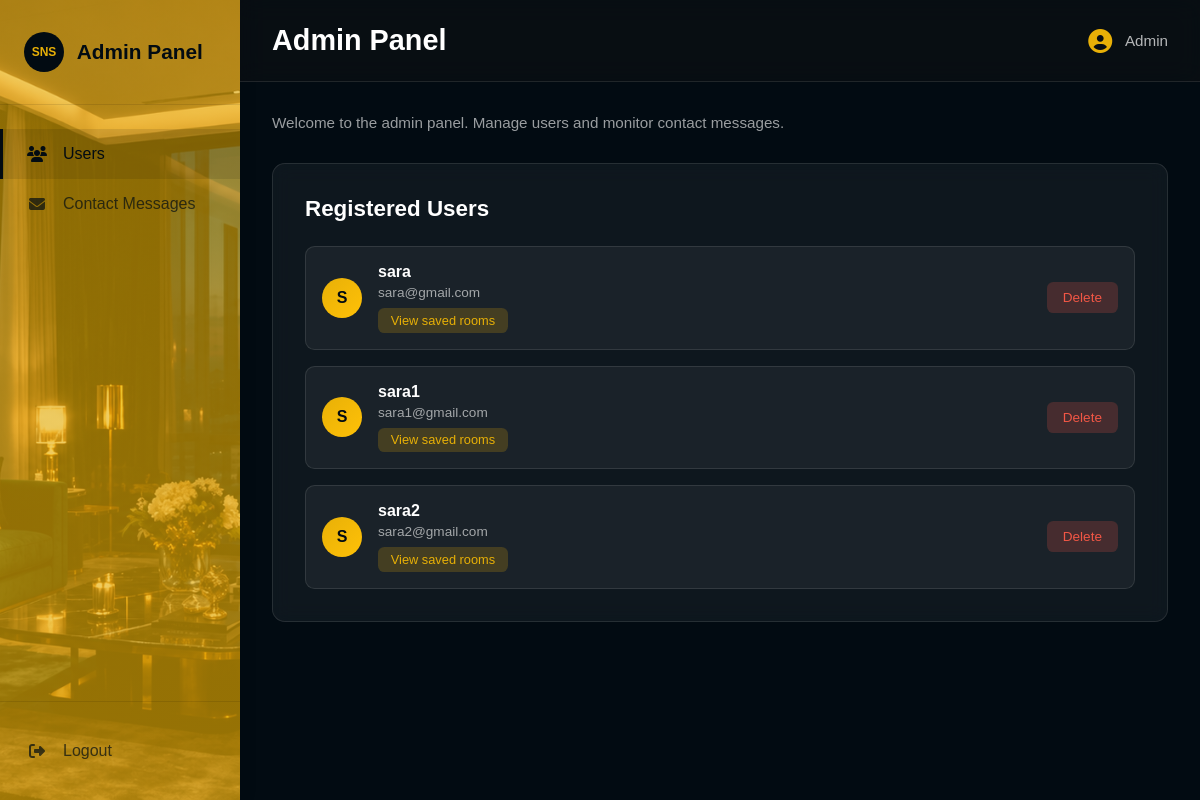
The app's page /admin-dashboard (signed in), older data.
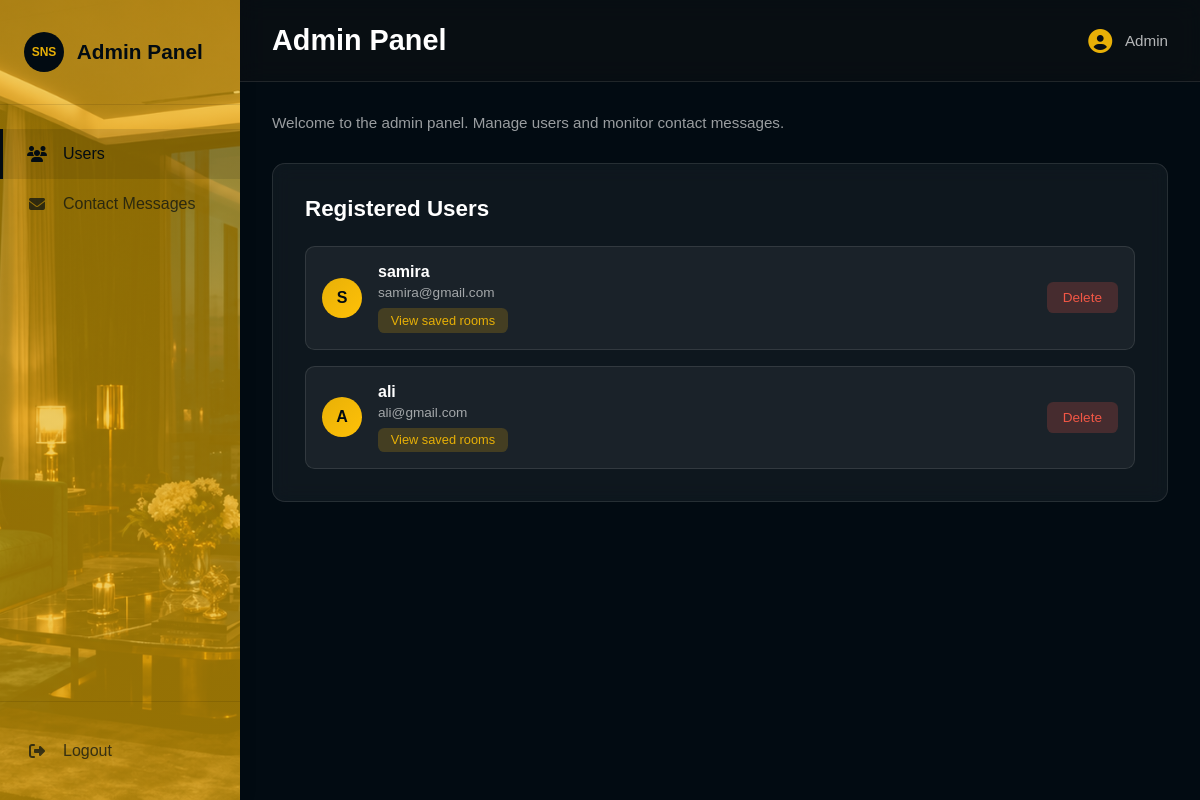
The same page, newer data.
### app.py (models this page shows)
class User(db.Model):
    id = db.Column(db.Integer, primary_key=True)
    username = db.Column(db.String(100), nullable=False)
    email = db.Column(db.String(120), unique=True, nullable=False)
    password = db.Column(db.String(100), nullable=False)
    phone = db.Column(db.String(20), nullable=False)
    is_admin = db.Column(db.Integer, default=0, nullable=False)

### app.py (the view)
@app.route("/admin-dashboard")
def admin_dashboard():
    if "user_id" not in session:
        return redirect("/signin")
    admin = User.query.get(session["user_id"])
    if not admin:
        session.clear()
        return redirect("/signin")
    if admin.is_admin != 1:
        return redirect("/user-dashboard")
    users = User.query.filter(User.is_admin != 1).all()
    return render_template(
        "admin_dashboard.html",
        username=admin.username,
        users=users
    )

### templates/admin_dashboard.html (shortened to what this page needs)
<!DOCTYPE html>
<html>
<head>
    <link rel="stylesheet" href="https://cdnjs.cloudflare.com/ajax/libs/font-awesome/6.4.0/css/all.min.css">
    <link rel="stylesheet" href="{{ url_for('static', filename='css/admin_panel.css') }}">
</head>
<body>
    <div class="admin-container">
        <aside class="sidebar">
            <div class="sidebar-header">
                <div class="logo">
                    <div class="logo-icon">SNS</div>
                    <span>Admin Panel</span>
                </div>
            </div>
            <nav class="sidebar-nav">
                <a href="/admin-users" class="nav-item active">
                    <i class="fas fa-users"></i>
                    <span>Users</span>
                </a>
                <a href="/admin-contact-messages" class="nav-item">
                    <i class="fas fa-envelope"></i>
                    <span>Contact Messages</span>
                </a>
            </nav>
            <div class="sidebar-footer">
                <a href="/logout" class="nav-item logout">
                    <i class="fas fa-sign-out-alt"></i>
                    <span>Logout</span>
                </a>
            </div>
        </aside>
        <main class="main-content">
            <div class="top-bar">
                <h1>Admin Panel</h1>
                <div class="user-menu">
                    <i class="fas fa-user-circle"></i>
                    <span>{{ username }}</span>
                </div>
            </div>
            <div class="page-content">
                <div class="page-header">
                    <p>Welcome to the admin panel. Manage users and monitor contact messages.</p>
                </div>
                <div class="users-card">
                    <h2>Registered Users</h2>
                    <div class="users-container">
                        {% for user in users %}
                        <div class="user-row">
                            <div class="user-avatar">
                                {{ user.username[0].upper() }}
                            </div>
                            <div class="user-info">
                                <h3>{{ user.username }}</h3>
                                <p>{{ user.email }}</p>
                                <span class="user-link" onclick="viewUserRooms({{ user.id }}, '{{ user.username }}')">View saved rooms</span>
                            </div>
                            {% if user.is_admin != 1 %}
                            <button type="button" class="delete-btn" onclick="confirmDeleteUser('/delete-user/{{ user.id }}', '{{ user.username }}')">Delete</button>
                            {% endif %}
                        </div>
                        {% endfor %}
                    </div>
                </div>
            </div>
        </main>
    </div>
</body>
</html>

### static/css/admin_panel.css (style rules this page uses)
* { margin: 0; padding: 0; box-sizing: border-box; }
body { font-family: "Poppins", sans-serif; background-color: #020b12; color: white; }
.admin-container { display: flex; height: 100vh; }
.sidebar { width: 240px; background: linear-gradient(rgba(232, 176, 7, 0.6), rgba(232, 176, 7, 0.65)), url("/static/images/background-main1.jpg"); background-size: cover; background-position: center; color: #020b12; display: flex; flex-direction: column; box-shadow: 2px 0 15px rgba(0, 0, 0, 0.1); position: fixed; height: 100vh; overflow-y: auto; }
.sidebar-header { padding: 2rem 1.5rem; border-bottom: 1px solid rgba(0, 0, 0, 0.1); }
.logo { display: flex; align-items: center; gap: 0.8rem; font-size: 1.3rem; font-weight: 600; }
.logo-icon { width: 2.5rem; height: 2.5rem; border-radius: 50%; background-color: #020b12; color: #e8b007; display: flex; justify-content: center; align-items: center; font-size: 0.75rem; font-weight: bold; }
.sidebar-nav { flex: 1; padding: 1.5rem 0; }
.nav-item { display: flex; align-items: center; gap: 1rem; padding: 1rem 1.5rem; color: rgba(2, 11, 18, 0.7); text-decoration: none; transition: all 0.3s ease; cursor: pointer; border-left: 3px solid transparent; }
.nav-item.active { background: rgba(0, 0, 0, 0.1); color: #020b12; border-left-color: #020b12; }
.nav-item i { width: 20px; text-align: center; }
.sidebar-footer { padding: 1.5rem 0; border-top: 1px solid rgba(0, 0, 0, 0.1); }
.nav-item.logout { margin: 0; color: rgba(2, 11, 18, 0.7); }
.main-content { flex: 1; margin-left: 240px; display: flex; flex-direction: column; background: #020b12; overflow-y: auto; }
.top-bar { background: rgba(20, 20, 20, 0.35); padding: 1.5rem 2rem; display: flex; justify-content: space-between; align-items: center; border-bottom: 1px solid rgba(255, 255, 255, 0.1); backdrop-filter: blur(12px); }
.top-bar h1 { font-size: 1.8rem; color: white; }
.user-menu { display: flex; align-items: center; gap: 0.8rem; color: rgba(255, 255, 255, 0.7); font-size: 0.95rem; }
.user-menu i { font-size: 1.5rem; color: #e8b007; }
.page-content { padding: 2rem; flex: 1; overflow-y: auto; }
.page-header { margin-bottom: 2rem; }
.page-header p { color: rgba(255, 255, 255, 0.6); font-size: 0.95rem; }
.view-btn, .delete-btn { padding: 0.5rem 1rem; border: none; border-radius: 0.4rem; cursor: pointer; font-size: 0.85rem; display: flex; align-items: center; gap: 0.4rem; transition: all 0.2s; }
.delete-btn { background: rgba(242, 87, 70, 0.2); color: #f25746; }
.users-card { background: rgba(255, 255, 255, 0.05); border-radius: 0.8rem; border: 1px solid rgba(255, 255, 255, 0.1); padding: 2rem; backdrop-filter: blur(10px); }
.users-card h2 { font-size: 1.4rem; color: white; margin-bottom: 1.5rem; }
.users-container { display: flex; flex-direction: column; gap: 1rem; }
.user-row { display: flex; align-items: center; gap: 1rem; padding: 1rem; border-radius: 0.6rem; background: rgba(255, 255, 255, 0.05); border: 1px solid rgba(255, 255, 255, 0.1); transition: all 0.2s; }
.user-avatar { width: 2.5rem; height: 2.5rem; border-radius: 50%; background: linear-gradient(135deg, #e8b007 0%, #ffc107 100%); color: #020b12; display: flex; justify-content: center; align-items: center; font-weight: 600; flex-shrink: 0; }
.user-info { flex: 1; min-width: 0; }
.user-info h3 { margin: 0 0 0.25rem 0; font-size: 1rem; color: white; }
.user-info p { margin: 0 0 0.5rem 0; color: rgba(255, 255, 255, 0.6); font-size: 0.85rem; }
.user-link { display: inline-block; padding: 0.3rem 0.8rem; border-radius: 0.4rem; background: rgba(232, 176, 7, 0.2); color: #e8b007; font-size: 0.8rem; cursor: pointer; transition: all 0.2s; }

Row changes from the older to the newer data that the page shows:
removed User: username "S", username "sara2", email "sara2@gmail.com"
changed User: username "sara" → "samira"; email "sara@gmail.com" → "samira@gmail.com"
changed User: username "S" → "A"; username "sara1" → "ali"; email "sara1@gmail.com" → "ali@gmail.com"
